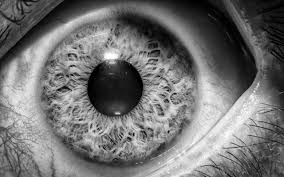
#> input picture images.jfif, 284 x 177 px
$ jupyter execute --allow-errors ppt.ipynb
#> lines starting #> are read from the running program, lines starting #| are printed output that depends on the picture; after the words box and inside, x2 and y2 are one past the last pixel; in counts of white or black regions, pixels touching at a corner belong together
[cell 1]
import cv2
import matplotlib.pyplot as plt
import numpy as np
import numpy as np
import cv2
from skimage.morphology import erosion
import matplotlib.pyplot as plt
#> (the rest of this cell did not finish here and is left out)

[cell 2]
img = cv2.imread('images.jfif')
#> img is the input picture: shape (177, 284, 3); min 0, max 255, mean 113.9

[cell 3]
img=cv2.cvtColor(img, cv2.COLOR_BGR2RGB)

[cell 4]
plt.imshow(img)

[cell 5]
#access pixel value
pix=img[5,5]
#> pix = [103, 103, 103]
print(pix)
#| [103 103 103]

[cell 6]
#change pixel value of RGB 0 means R index
img[50,50,0]=0
#> img: shape (177, 284, 3); under 0.01% of pixels changed, all inside (x1, y1, x2, y2) = (50, 50, 51, 51)
img[50:120,50:100,0]=0
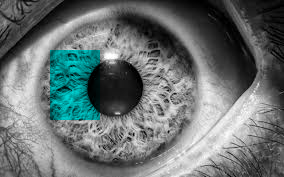
#> img: shape (177, 284, 3); mean R, G, B 105.6, 113.9, 113.9
plt.imshow(img)

[cell 7]
#access pixel value at location
px=img.item(50,50,1)
#> px = 154
print(px)
#| 154

[cell 8]
#setting new pixel value to 180 1 for G
img.itemset((50,50,1),180)
px=img.item(50,50,1)
#> px = 180
print(px)
#| 180

[cell 9]
print(img)
#> (printed output is left out)

[cell 10]
#import cv2
#import numpy as np
import itertools
import math
from typing import Tuple, List


def daugman(gray_img: np.ndarray, center: Tuple[int, int],
            start_r: int, end_r: int, step: int = 1) -> Tuple[float, int]:
    """ The function will calculate pixel intensities for the circles
        in the ``range(start_r, end_r, step)`` for a given ``center``,
        and find a circle that precedes the biggest intensity drop

        :param gray_img: grayscale picture
        :param center:  center coordinates ``(x, y)``
        :param start_r: bottom value for iris radius in pixels
        :param end_r: top value for iris radius in pixels
        :param step: step value for iris radii range in pixels

        .. attention::
            Input grayscale image should be a square, not a rectangle

        :return: intensity_value, radius
    """
    x, y = center
    intensities = []
    mask = np.zeros_like(gray_img)

    # for every radius in range
    radii = list(range(start_r, end_r, step))  # type: List[int]
    for r in radii:
        # draw circle on mask
        cv2.circle(mask, center, r, 255, 1)
        # get pixel from original image, it is faster than np or cv2
        diff = gray_img & mask
        # normalize, np.add.reduce faster than .sum()
        #            diff[diff > 0] faster than .flatten()
        intensities.append(np.add.reduce(diff[diff > 0]) / (2 * math.pi * r))
        # refresh mask
        mask.fill(0)

    # calculate delta of radius intensitiveness
    #     mypy does not tolerate var type reload
    intensities_np = np.array(intensities, dtype=np.float32)
    del intensities

    # circles intensity differences, x5 faster than np.diff()
    intensities_np = intensities_np[:-1] - intensities_np[1:]
    # aply gaussian filter
    #     GaussianBlur() faster than filter2D() with custom kernel
    # original kernel:
    # > The Gaussian filter in our case is designedin MATLAB and
    # > is a 1 by 5 (rows by columns) vector with intensity values
    # > given by vector A = [0.0003 0.1065 0.7866 0.1065 0.0003]
    intensities_np = abs(cv2.GaussianBlur(intensities_np, (1, 5), 0))
    # get maximum value
    idx = np.argmax(intensities_np)  # type: int

    # return intensity value, radius
    return intensities_np[idx], radii[idx]


def find_iris(gray: np.ndarray, *,
              daugman_start: int, daugman_end: int,
              daugman_step: int = 1, points_step: int = 1,) -> Tuple[Tuple[int, int], int]:
    """ The function will apply :func:`daugman` on every pixel in the calculated image slice.
        Basically, we are calculating where lies set of valid circle centers.
        It is assumed that iris center lies within central 1/3 of the image.

        :param gray: graysacale **square** image
        :param points_step: it will run daugman for each ``points_step``th point.
                            It has linear correlation with overall iris search speed
        :param daugman_start: bottom value for iris radius in pixels for :func:``daugman``
        :param daugman_end: top value for iris radius in pixels for :func:``daugman``
        :param daugman_step: step value for iris radii range in pixels for :func:``daugman``.
                             It has linear correlation with overall iris search speed

        :return: radius with biggest intensiveness delta on image as ``((xc, yc), radius)``
    """
    h, w = gray.shape
    if h != w:
        print('Your image is not a square!')

    # reduce step for better accuracy
    # we will look only on dots within central 1/3 of image
    single_axis_range = range(int(h / 3), h - int(h / 3), points_step)
    all_points = itertools.product(single_axis_range, single_axis_range)

    intensity_values = []
    coords = []  # List[Tuple[Tuple(int, int), int]]

    for point in all_points:
        val, r = daugman(gray, point, daugman_start, daugman_end, daugman_step)
        intensity_values.append(val)
        coords.append((point, r))

    # return the radius with biggest intensiveness delta on image
    # ((xc, yc), radius)
    # x10 faster than coords[np.argmax(values)]
    best_idx = intensity_values.index(max(intensity_values))
    return coords[best_idx]

[cell 11]
img = img[20:284, 20:200]
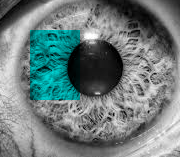
#> img: shape (157, 180, 3); mean R, G, B 110.7, 125.3, 125.3
gray_img = cv2.cvtColor(img, cv2.COLOR_BGR2GRAY)
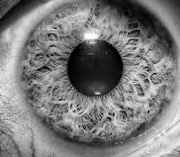
#> gray_img: shape (157, 180); min 0, max 255, mean 123.6

_ = plt.imshow(gray_img, cmap='gray')

[cell 12]
answer = find_iris(gray_img, daugman_start=20, daugman_end=180, daugman_step=1, points_step=3)
#> the loop in find_iris, `for point in all_points:` made 324 passes
#> (val, r) on passes 1 to 3: ([9.86], 53), ([6.51], 56), ([7.05], 53)
#> after the loop in find_iris, `for point in all_points:`: coords = 324 items; intensity_values = 324 items, first 6: [9.86], [6.51], [7.05], [7.05], [6.1], [5.18]
#> in find_iris, `best_idx = intensity_values.index(max(intensity_values))`: best_idx = 257
#> answer = ((94, 67), 29)
print(answer)
#| ((94, 67), 29)

iris_center, iris_rad = answer
#> iris_center = (94, 67); iris_rad = 29

[cell 13]
# plot result
out = img.copy()
cv2.circle(out, iris_center, iris_rad, (0, 0, 255), 1)
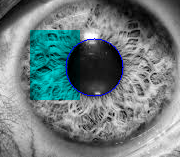
#> out: shape (157, 180, 3); 0.58% of pixels changed, all inside (x1, y1, x2, y2) = (65, 38, 124, 97)
_ = plt.imshow(out[::,::,::-1])
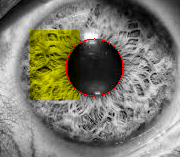
#> shown: shape (157, 180, 3); mean R, G, B 126.4, 124.9, 110.4

[cell 14]
ret, thresh1 = cv2.threshold(out, 31, 100, cv2.THRESH_BINARY_INV)
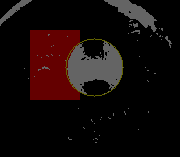
#> thresh1: shape (157, 180, 3); mean R, G, B 20.7, 10.1, 9.5
plt.imshow(thresh1)

$ run again, with eye.jpg saved as images.jfif
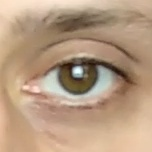
#> input picture eye.jpg, 152 x 152 px
#> img is the input picture: shape (152, 152, 3); mean B, G, R 128.8, 154.5, 182.4
#> pix = [250, 222, 198]
#| [250 222 198]
#> `px=img.item(50,50,1)`: px = 149
#| 149
#> `px=img.item(50,50,1)`: px = 180
#| 180
#> (printed output is left out)
#> `gray_img = cv2.cvtColor(img, cv2.COLOR_BGR2GRAY)`:
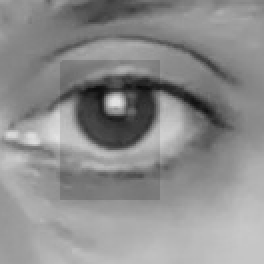
#> gray_img: shape (132, 132) (shown 2 times larger); min 12, max 226, mean 141
#> the loop in find_iris, `for point in all_points:` made 225 passes
#> (val, r) on passes 1 to 3: ([8.09], 46), ([5.95], 48), ([5.71], 46)
#> after the loop in find_iris, `for point in all_points:`: coords = 225 items; intensity_values = 225 items, first 6: [8.09], [5.95], [5.71], [5.59], [5.65], [5.49]
#> best_idx = 112
#> answer = ((65, 65), 67)
#| ((65, 65), 67)
#> iris_center = (65, 65); iris_rad = 67
#> out: shape (132, 132, 3); mean R, G, B 142.5, 145.7, 126.3
#> `ret, thresh1 = cv2.threshold(out, 31, 100, cv2.THRESH_BINARY_INV)`:
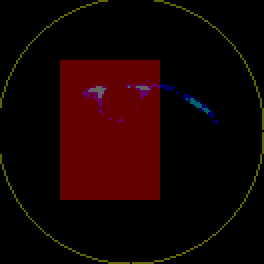
#> thresh1: shape (132, 132, 3) (shown 2 times larger); mean R, G, B 22, 2.2, 1.2

$ run again, with eye1.jpg saved as images.jfif
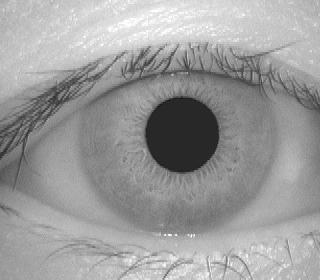
#> input picture eye1.jpg, 320 x 280 px
#> img is the input picture: shape (280, 320, 3); min 19, max 255, mean 155.9
#> pix = [184, 184, 184]
#| [184 184 184]
#> `px=img.item(50,50,1)`: px = 203
#| 203
#> `px=img.item(50,50,1)`: px = 180
#| 180
#> (printed output is left out)
#> `gray_img = cv2.cvtColor(img, cv2.COLOR_BGR2GRAY)`:
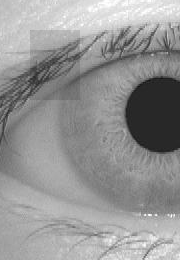
#> gray_img: shape (260, 180); min 19, max 255, mean 149.3
#> the loop in find_iris, `for point in all_points:` made 900 passes
#> (val, r) on passes 1 to 3: ([8.49], 88), ([6.77], 90), ([6.94], 94)
#> after the loop in find_iris, `for point in all_points:`: coords = 900 items; intensity_values = 900 items, first 6: [8.49], [6.77], [6.94], [6.52], [6.26], [5.13]
#> best_idx = 759
#> answer = ((161, 113), 37)
#| ((161, 113), 37)
#> iris_center = (161, 113); iris_rad = 37
#> out: shape (260, 180, 3); mean R, G, B 139.6, 150.3, 151.1
#> `ret, thresh1 = cv2.threshold(out, 31, 100, cv2.THRESH_BINARY_INV)`:
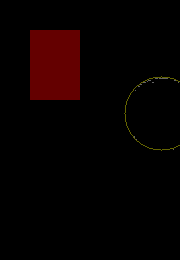
#> thresh1: shape (260, 180, 3); mean R, G, B 7.9, 0.4, 0.1
